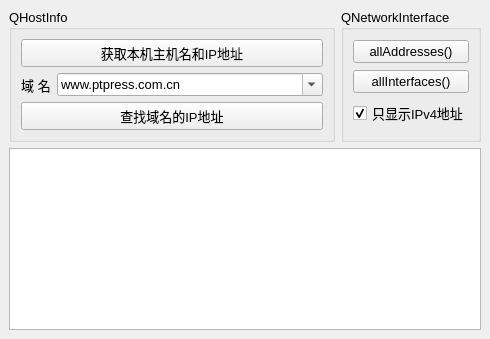
<?xml version="1.0" encoding="UTF-8"?>
<ui version="4.0">
 <class>MainWindow</class>
 <widget class="QMainWindow" name="MainWindow">
  <property name="geometry">
   <rect>
    <x>0</x>
    <y>0</y>
    <width>490</width>
    <height>339</height>
   </rect>
  </property>
  <property name="font">
   <font>
    <pointsize>10</pointsize>
   </font>
  </property>
  <property name="windowTitle">
   <string>网络主机信息</string>
  </property>
  <widget class="QWidget" name="centralwidget">
   <layout class="QVBoxLayout" name="verticalLayout_3">
    <item>
     <layout class="QHBoxLayout" name="horizontalLayout_3">
      <item>
       <widget class="QGroupBox" name="groupBox">
        <property name="title">
         <string>QHostInfo</string>
        </property>
        <layout class="QVBoxLayout" name="verticalLayout">
         <item>
          <widget class="QPushButton" name="btnGetHostInfo">
           <property name="text">
            <string>获取本机主机名和IP地址</string>
           </property>
          </widget>
         </item>
         <item>
          <layout class="QHBoxLayout" name="horizontalLayout" stretch="0,1">
           <item>
            <widget class="QLabel" name="label">
             <property name="text">
              <string>域 名</string>
             </property>
             <property name="alignment">
              <set>Qt::AlignCenter</set>
             </property>
            </widget>
           </item>
           <item>
            <widget class="QComboBox" name="comboBox">
             <property name="editable">
              <bool>true</bool>
             </property>
             <item>
              <property name="text">
               <string>www.ptpress.com.cn</string>
              </property>
             </item>
             <item>
              <property name="text">
               <string>www.epubit.com</string>
              </property>
             </item>
            </widget>
           </item>
          </layout>
         </item>
         <item>
          <widget class="QPushButton" name="btnLookup">
           <property name="text">
            <string>查找域名的IP地址</string>
           </property>
          </widget>
         </item>
        </layout>
       </widget>
      </item>
      <item>
       <widget class="QGroupBox" name="groupBox_2">
        <property name="title">
         <string>QNetworkInterface</string>
        </property>
        <layout class="QVBoxLayout" name="verticalLayout_2">
         <item>
          <widget class="QPushButton" name="btnAllAddress">
           <property name="text">
            <string>allAddresses()</string>
           </property>
          </widget>
         </item>
         <item>
          <widget class="QPushButton" name="btnAllInterface">
           <property name="text">
            <string>allInterfaces()</string>
           </property>
          </widget>
         </item>
         <item>
          <widget class="QCheckBox" name="chkBox_OnlyIPv4">
           <property name="text">
            <string>只显示IPv4地址</string>
           </property>
           <property name="checked">
            <bool>true</bool>
           </property>
          </widget>
         </item>
        </layout>
       </widget>
      </item>
     </layout>
    </item>
    <item>
     <widget class="QPlainTextEdit" name="textEdit"/>
    </item>
   </layout>
  </widget>
 </widget>
 <resources/>
 <connections/>
</ui>
